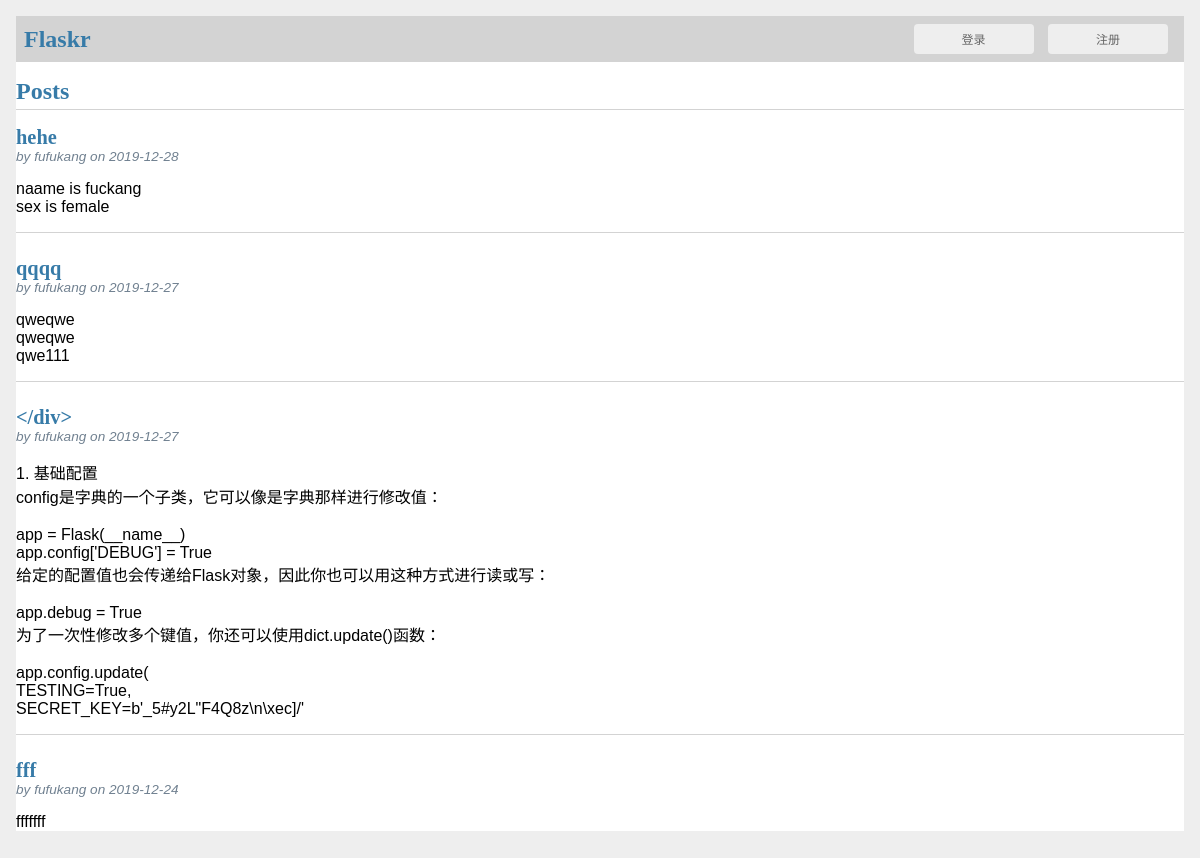
Before: / with the older database file.
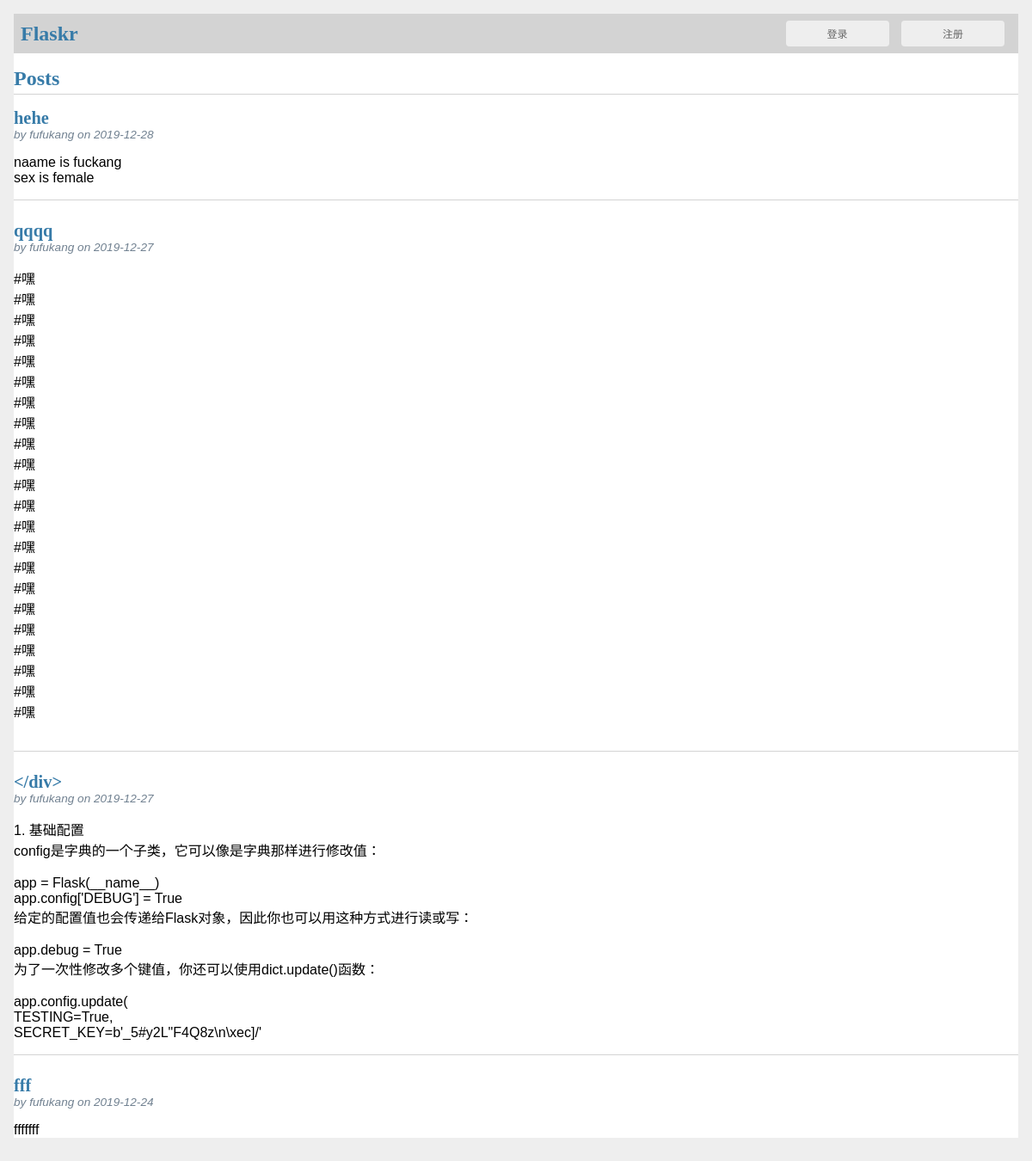
After: the same page with the newer database file.
### tables this page shows
CREATE TABLE post (
  id INTEGER PRIMARY KEY AUTOINCREMENT,
  author_id INTEGER NOT NULL,
  created TIMESTAMP NOT NULL DEFAULT CURRENT_TIMESTAMP,
  title TEXT NOT NULL,
  body TEXT NOT NULL,
  FOREIGN KEY (author_id) REFERENCES user (id)
);

CREATE TABLE user (
  id INTEGER PRIMARY KEY AUTOINCREMENT,
  username TEXT UNIQUE NOT NULL,
  password TEXT NOT NULL
);

### flaskr/blog.py (the view)
@bp.route('/')
def index():
    db = get_db()
    posts = db.execute(
        'SELECT p.id, title, body, created, author_id, username'
        ' FROM post p JOIN user u ON p.author_id = u.id'
        ' ORDER BY created DESC'
    ).fetchall()
    return render_template('blog/index.html', posts=posts)

### flaskr/auth.py (called while the page is built)
@bp.before_app_request
def load_logged_in_user():
    user_id = session.get('user_id')
    if user_id is None:
        g.user = None
    else:
        g.user = get_db().execute(
            'SELECT * FROM user WHERE id = ?', (user_id,)
        ).fetchone()

### flaskr/db.py (called while the page is built)
def get_db():
    if 'db' not in g:
        g.db = sqlite3.connect(
            current_app.config['DATABASE'],
            detect_types=sqlite3.PARSE_DECLTYPES
        )
        g.db.row_factory = sqlite3.Row
    return g.db

### flaskr/templates/blog/index.html (shortened to what this page needs)
{% extends 'base.html' %}
{% block header %}
  <h1>{% block title %}Posts{% endblock %}</h1>
{% endblock %}
{% block content %}
  {% for post in posts %}
    <article class="post">
      <header>
        <div>
          <h1>{{ post['title'] }}</h1>
          <div class="about">by {{ post['username'] }} on {{ post['created'].strftime('%Y-%m-%d') }}</div>
        </div>
      </header>
      <p class="body">{{ post['body'] }}</p>
    </article>
    {% if not loop.last %}
      <hr>
    {% endif %}
  {% endfor %}
{% endblock %}

Changed rows visible on the page:
changed post "qqqq": body "qweqwe qweqwe qwe111" → "#嘿 #嘿 #嘿 #嘿 #嘿 #嘿 #嘿 #嘿 #嘿 #嘿 #嘿 #嘿 #嘿 #嘿 #嘿 #嘿 #嘿 #嘿 #嘿 #嘿 #嘿 #嘿"
